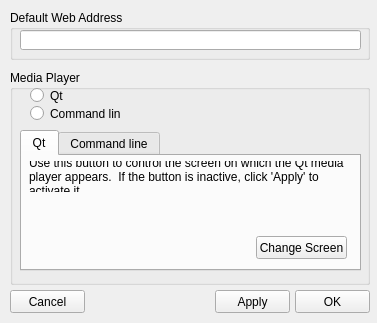
<?xml version="1.0" encoding="UTF-8"?>
<ui version="4.0">
 <class>Settings</class>
 <widget class="QWidget" name="Settings">
  <property name="geometry">
   <rect>
    <x>0</x>
    <y>0</y>
    <width>377</width>
    <height>323</height>
   </rect>
  </property>
  <property name="windowTitle">
   <string>Tally Desktop - Settings</string>
  </property>
  <widget class="QGroupBox" name="groupBoxMediaPlayer">
   <property name="geometry">
    <rect>
     <x>10</x>
     <y>70</y>
     <width>360</width>
     <height>215</height>
    </rect>
   </property>
   <property name="title">
    <string>Media Player</string>
   </property>
   <widget class="QRadioButton" name="radioCLMP">
    <property name="geometry">
     <rect>
      <x>20</x>
      <y>35</y>
      <width>91</width>
      <height>17</height>
     </rect>
    </property>
    <property name="text">
     <string>Command line</string>
    </property>
   </widget>
   <widget class="QRadioButton" name="radioPhonon">
    <property name="geometry">
     <rect>
      <x>20</x>
      <y>15</y>
      <width>82</width>
      <height>21</height>
     </rect>
    </property>
    <property name="text">
     <string>Qt</string>
    </property>
   </widget>
   <widget class="QTabWidget" name="tabMediaPlayerOptions">
    <property name="geometry">
     <rect>
      <x>10</x>
      <y>60</y>
      <width>341</width>
      <height>141</height>
     </rect>
    </property>
    <property name="currentIndex">
     <number>0</number>
    </property>
    <widget class="QWidget" name="tabPhonon">
     <attribute name="title">
      <string>Qt</string>
     </attribute>
     <widget class="QPushButton" name="phononChangeScreen">
      <property name="geometry">
       <rect>
        <x>234</x>
        <y>80</y>
        <width>91</width>
        <height>23</height>
       </rect>
      </property>
      <property name="text">
       <string>Change Screen</string>
      </property>
     </widget>
     <widget class="QLabel" name="label">
      <property name="geometry">
       <rect>
        <x>7</x>
        <y>5</y>
        <width>321</width>
        <height>31</height>
       </rect>
      </property>
      <property name="text">
       <string>Use this button to control the screen on which the Qt media player appears.  If the button is inactive, click 'Apply' to activate it.</string>
      </property>
      <property name="wordWrap">
       <bool>true</bool>
      </property>
     </widget>
    </widget>
    <widget class="QWidget" name="tabCLMP">
     <attribute name="title">
      <string>Command line</string>
     </attribute>
     <widget class="QLineEdit" name="argsCLMP">
      <property name="geometry">
       <rect>
        <x>10</x>
        <y>80</y>
        <width>311</width>
        <height>20</height>
       </rect>
      </property>
     </widget>
     <widget class="QLineEdit" name="pathCLMP">
      <property name="geometry">
       <rect>
        <x>10</x>
        <y>30</y>
        <width>311</width>
        <height>20</height>
       </rect>
      </property>
      <property name="text">
       <string/>
      </property>
     </widget>
     <widget class="QLabel" name="labelPathCLMP">
      <property name="geometry">
       <rect>
        <x>10</x>
        <y>10</y>
        <width>111</width>
        <height>16</height>
       </rect>
      </property>
      <property name="text">
       <string>Path to media player</string>
      </property>
     </widget>
     <widget class="QLabel" name="labelArgsCLMP">
      <property name="geometry">
       <rect>
        <x>10</x>
        <y>60</y>
        <width>291</width>
        <height>16</height>
       </rect>
      </property>
      <property name="text">
       <string>Command line arguments (executed after input media list)</string>
      </property>
     </widget>
    </widget>
   </widget>
  </widget>
  <widget class="QGroupBox" name="groupBoxWebAddress">
   <property name="geometry">
    <rect>
     <x>10</x>
     <y>10</y>
     <width>360</width>
     <height>50</height>
    </rect>
   </property>
   <property name="title">
    <string>Default Web Address</string>
   </property>
   <widget class="QLineEdit" name="defaultWebAddress">
    <property name="geometry">
     <rect>
      <x>10</x>
      <y>20</y>
      <width>341</width>
      <height>20</height>
     </rect>
    </property>
   </widget>
  </widget>
  <widget class="QPushButton" name="settingsOK">
   <property name="geometry">
    <rect>
     <x>295</x>
     <y>290</y>
     <width>75</width>
     <height>23</height>
    </rect>
   </property>
   <property name="text">
    <string>OK</string>
   </property>
  </widget>
  <widget class="QPushButton" name="settingsApply">
   <property name="geometry">
    <rect>
     <x>215</x>
     <y>290</y>
     <width>75</width>
     <height>23</height>
    </rect>
   </property>
   <property name="text">
    <string>Apply</string>
   </property>
  </widget>
  <widget class="QPushButton" name="settingsCancel">
   <property name="geometry">
    <rect>
     <x>10</x>
     <y>290</y>
     <width>75</width>
     <height>23</height>
    </rect>
   </property>
   <property name="text">
    <string>Cancel</string>
   </property>
  </widget>
 </widget>
 <resources/>
 <connections/>
</ui>
